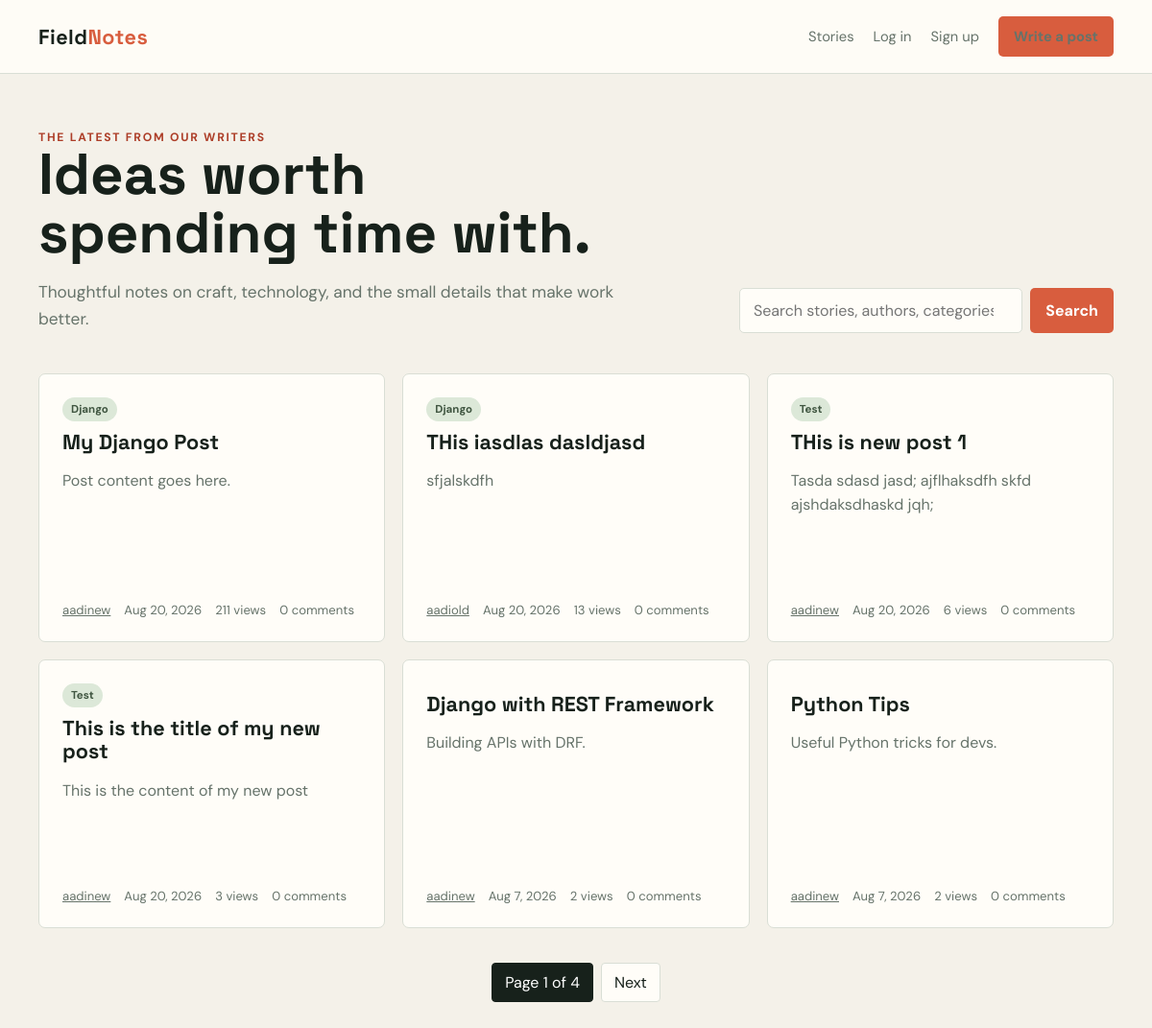
/blogs/, run on an earlier commit of the app's database.
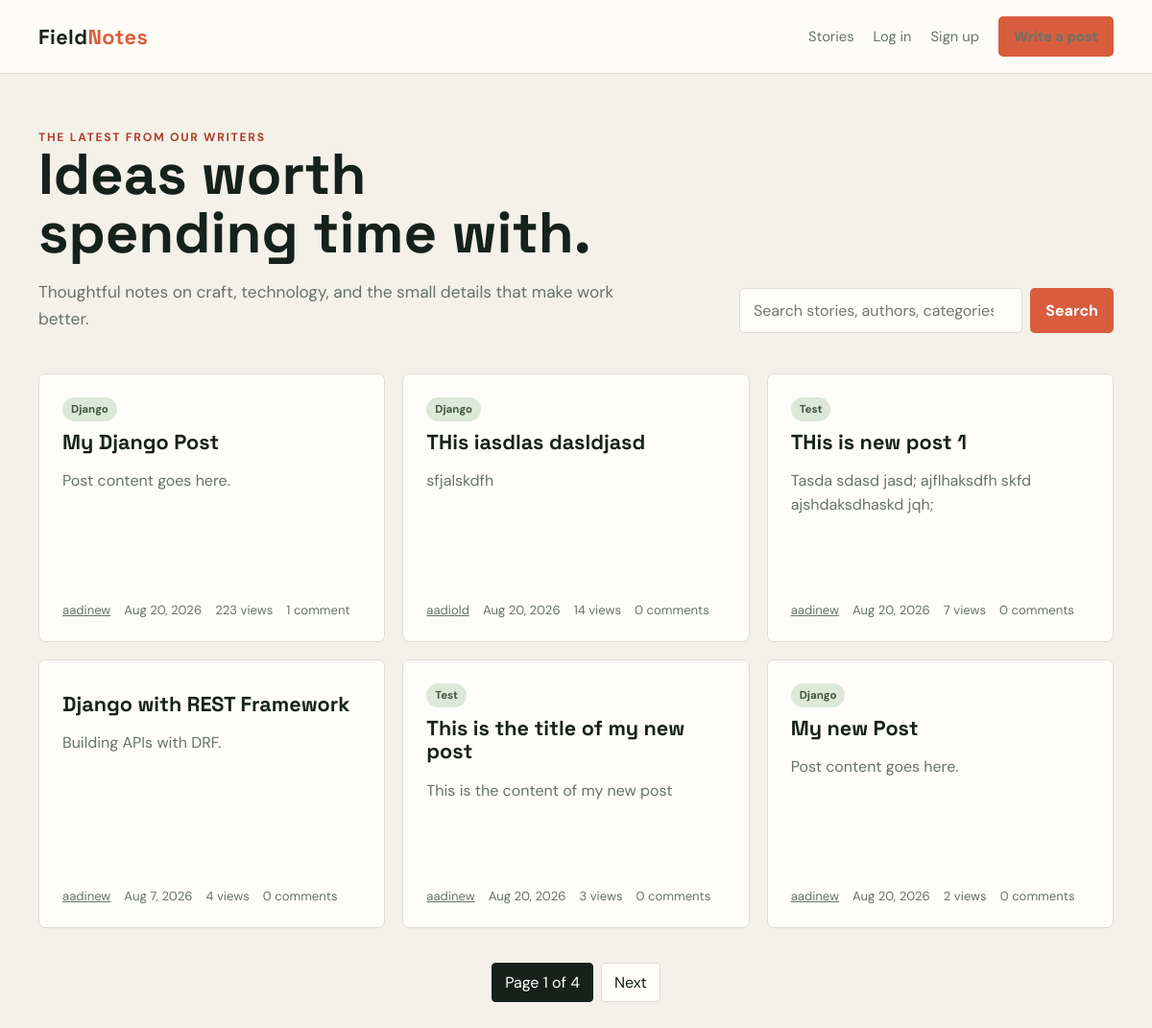
And on a later commit of the database.
### blog/models.py (models this page shows, shortened)
class Post(models.Model):
    objects = PostQuerySet.as_manager()
    id = models.UUIDField(primary_key=True, default=uuid.uuid4, editable=False)
    title = models.CharField(max_length=200)
    author = models.ForeignKey(
        settings.AUTH_USER_MODEL,
        on_delete=models.CASCADE,
        related_name="posts",
    )
    content = models.TextField()
    category = models.CharField(
        max_length=100,
        blank=True,
        null=True,
    )
    is_published = models.BooleanField(default=False)
    views = models.PositiveIntegerField(default=0)
    created_at = models.DateTimeField(auto_now_add=True)
    updated_at = models.DateTimeField(auto_now=True)

### blog/views.py (the view, shortened to what this page needs)
# urls.py: path("", views.post_list, name="post_list"),
def post_list(request):
    search_query = request.GET.get("q", "").strip()
    posts = Post.objects.filter(is_published=True).select_related("author").with_comment_count()
    posts = posts.order_by("-created_at").order_by("-views")
    page_obj = Paginator(posts, 6).get_page(request.GET.get("page"))
    return render(
        request,
        "blog/post_list.html",
        {"page_obj": page_obj, "search_query": search_query},
    )

### blog/models.py (called while the page is built)
    def with_comment_count(self):
        return self.annotate(comment_count=Count("comments"))

### blog/templates/blog/post_list.html (shortened to what this page needs)
{% extends "blog/base.html" %}
{% block content %}
<main class="page">
    <section class="hero">
        <div class="hero-copy">
            <div class="eyebrow">The latest from our writers</div>
            <h1>Ideas worth<br>spending time with.</h1>
            <p>Thoughtful notes on craft, technology, and the small details that make work better.</p>
        </div>
        <form class="search" method="get" id="search-form">
            <input id="search-input" type="search" name="q" value="{{ search_query }}" placeholder="Search stories, authors, categories" aria-label="Search stories" autocomplete="off">
            <button class="button" type="submit">Search</button>
        </form>
    </section>
    <div id="search-results" aria-live="polite">
        <section class="post-grid">
            {% for post in page_obj %}
                <article class="post-card">
                    <div>
                        {% if post.category %}<span class="category">{{ post.category }}</span>{% endif %}
                        <h2><a href="{% url 'post_view' post.id %}">{{ post.title }}</a></h2>
                        <p class="card-excerpt">{{ post.content|truncatewords:30 }}</p>
                    </div>
                    <div class="meta">
                        <span><a href="{% url 'author_page' post.author.username %}">{{ post.author.username }}</a></span>
                        <span>{{ post.created_at|date:"M j, Y" }}</span>
                        <span>{{ post.views }} views</span>
                        <span>{{ post.comment_count }} comment{{ post.comment_count|pluralize }}</span>
                    </div>
                </article>
            {% empty %}
                <p class="empty">No published stories match that search.</p>
            {% endfor %}
        </section>
        {% if page_obj.has_other_pages %}
            <nav class="pagination" aria-label="Pagination">
                <span class="current">Page {{ page_obj.number }} of {{ page_obj.paginator.num_pages }}</span>
                {% if page_obj.has_next %}<a href="?q={{ search_query|urlencode }}&page={{ page_obj.next_page_number }}">Next</a>{% endif %}
            </nav>
        {% endif %}
    </div>
</main>
{% endblock %}

What changed in the data, as far as the page shows it:
no longer on this page (row unchanged): Post: title "Python Tips", content "Useful Python tricks for devs.", author.username "aadinew", created_at "Aug 7, 2026", views "2", comment_count "0"
changed Post "My Django Post": views "211" → "223"; comment_count "0" → "1"
changed Post "THis iasdlas dasldjasd": views "13" → "14"
changed Post "THis is new post 1": views "6" → "7"
changed Post "Django with REST Framework": views "2" → "4"; moves up the list
now on this page (row edited): Post: category "Django", title "My new Post", content "Post content goes here.", author.username "aadinew", created_at "Aug 20, 2026", views "2", comment_count "0"
